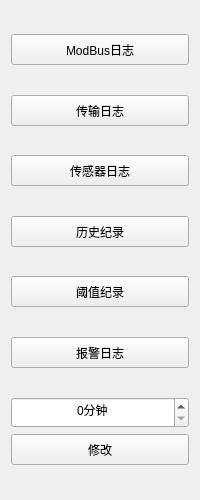
<?xml version="1.0" encoding="UTF-8"?>
<ui version="4.0">
 <class>BusLogsToolWid</class>
 <widget class="QWidget" name="BusLogsToolWid">
  <property name="geometry">
   <rect>
    <x>0</x>
    <y>0</y>
    <width>200</width>
    <height>500</height>
   </rect>
  </property>
  <property name="windowTitle">
   <string>Form</string>
  </property>
  <layout class="QVBoxLayout" name="verticalLayout">
   <item>
    <spacer name="verticalSpacer">
     <property name="orientation">
      <enum>Qt::Vertical</enum>
     </property>
     <property name="sizeHint" stdset="0">
      <size>
       <width>20</width>
       <height>40</height>
      </size>
     </property>
    </spacer>
   </item>
   <item>
    <widget class="QPushButton" name="modbusBtn">
     <property name="minimumSize">
      <size>
       <width>0</width>
       <height>31</height>
      </size>
     </property>
     <property name="text">
      <string>ModBus日志</string>
     </property>
    </widget>
   </item>
   <item>
    <spacer name="verticalSpacer_2">
     <property name="orientation">
      <enum>Qt::Vertical</enum>
     </property>
     <property name="sizeHint" stdset="0">
      <size>
       <width>20</width>
       <height>40</height>
      </size>
     </property>
    </spacer>
   </item>
   <item>
    <widget class="QPushButton" name="transBtn">
     <property name="minimumSize">
      <size>
       <width>0</width>
       <height>31</height>
      </size>
     </property>
     <property name="text">
      <string>传输日志</string>
     </property>
    </widget>
   </item>
   <item>
    <spacer name="verticalSpacer_3">
     <property name="orientation">
      <enum>Qt::Vertical</enum>
     </property>
     <property name="sizeHint" stdset="0">
      <size>
       <width>20</width>
       <height>40</height>
      </size>
     </property>
    </spacer>
   </item>
   <item>
    <widget class="QPushButton" name="envBtn">
     <property name="minimumSize">
      <size>
       <width>0</width>
       <height>31</height>
      </size>
     </property>
     <property name="text">
      <string>传感器日志</string>
     </property>
    </widget>
   </item>
   <item>
    <spacer name="verticalSpacer_4">
     <property name="orientation">
      <enum>Qt::Vertical</enum>
     </property>
     <property name="sizeHint" stdset="0">
      <size>
       <width>20</width>
       <height>40</height>
      </size>
     </property>
    </spacer>
   </item>
   <item>
    <widget class="QPushButton" name="recordBtn">
     <property name="minimumSize">
      <size>
       <width>0</width>
       <height>31</height>
      </size>
     </property>
     <property name="text">
      <string>历史纪录</string>
     </property>
    </widget>
   </item>
   <item>
    <spacer name="verticalSpacer_5">
     <property name="orientation">
      <enum>Qt::Vertical</enum>
     </property>
     <property name="sizeHint" stdset="0">
      <size>
       <width>20</width>
       <height>40</height>
      </size>
     </property>
    </spacer>
   </item>
   <item>
    <widget class="QPushButton" name="thresholdBtn">
     <property name="minimumSize">
      <size>
       <width>0</width>
       <height>31</height>
      </size>
     </property>
     <property name="text">
      <string>阈值纪录</string>
     </property>
    </widget>
   </item>
   <item>
    <spacer name="verticalSpacer_6">
     <property name="orientation">
      <enum>Qt::Vertical</enum>
     </property>
     <property name="sizeHint" stdset="0">
      <size>
       <width>20</width>
       <height>40</height>
      </size>
     </property>
    </spacer>
   </item>
   <item>
    <widget class="QPushButton" name="alarmBtn">
     <property name="minimumSize">
      <size>
       <width>0</width>
       <height>31</height>
      </size>
     </property>
     <property name="text">
      <string>报警日志</string>
     </property>
    </widget>
   </item>
   <item>
    <spacer name="verticalSpacer_7">
     <property name="orientation">
      <enum>Qt::Vertical</enum>
     </property>
     <property name="sizeHint" stdset="0">
      <size>
       <width>20</width>
       <height>40</height>
      </size>
     </property>
    </spacer>
   </item>
   <item>
    <widget class="QSpinBox" name="spinBox">
     <property name="minimumSize">
      <size>
       <width>0</width>
       <height>31</height>
      </size>
     </property>
     <property name="alignment">
      <set>Qt::AlignCenter</set>
     </property>
     <property name="suffix">
      <string>分钟</string>
     </property>
     <property name="maximum">
      <number>999</number>
     </property>
    </widget>
   </item>
   <item>
    <widget class="QPushButton" name="timeBtn">
     <property name="minimumSize">
      <size>
       <width>0</width>
       <height>31</height>
      </size>
     </property>
     <property name="text">
      <string>修改</string>
     </property>
    </widget>
   </item>
   <item>
    <spacer name="verticalSpacer_8">
     <property name="orientation">
      <enum>Qt::Vertical</enum>
     </property>
     <property name="sizeHint" stdset="0">
      <size>
       <width>20</width>
       <height>40</height>
      </size>
     </property>
    </spacer>
   </item>
  </layout>
 </widget>
 <resources/>
 <connections/>
</ui>
